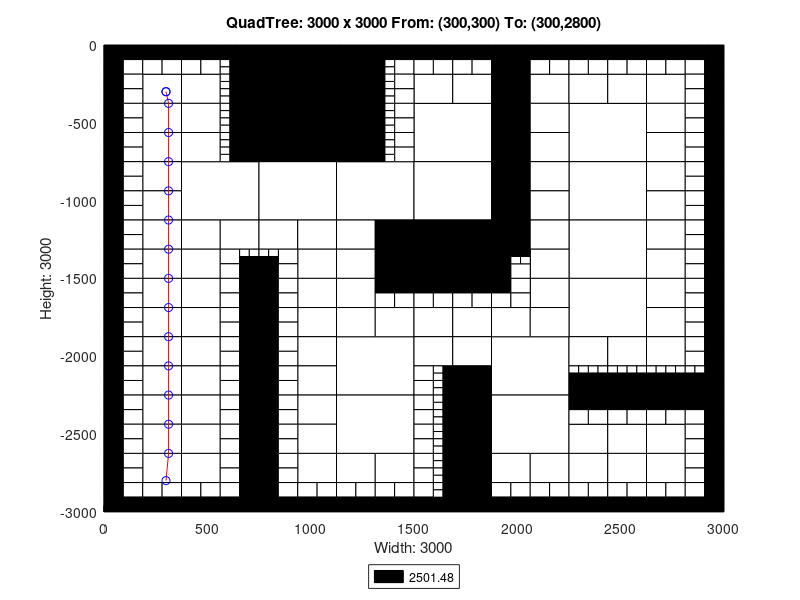

Source code (MATLAB):
axis([0 3000 -3000 0]);
title('QuadTree: 3000 x 3000 From: (300,300) To: (300,2800)');
xlabel('Width: 3000');
ylabel('Height: 3000');
rectangle('Position',[750 -375 375 375], 'FaceColor',[0 0 0]);
rectangle('Position',[750 -750 375 375], 'FaceColor',[0 0 0]);
rectangle('Position',[375 -1125 375 375], 'FaceColor',[1 1 1]);
rectangle('Position',[750 -1125 375 375], 'FaceColor',[1 1 1]);
rectangle('Position',[1125 -1125 375 375], 'FaceColor',[1 1 1]);
rectangle('Position',[1500 -750 375 375], 'FaceColor',[1 1 1]);
rectangle('Position',[2250 -750 375 375], 'FaceColor',[1 1 1]);
rectangle('Position',[1500 -1125 375 375], 'FaceColor',[1 1 1]);
rectangle('Position',[1500 -1500 375 375], 'FaceColor',[0 0 0]);
rectangle('Position',[2250 -1125 375 375], 'FaceColor',[1 1 1]);
rectangle('Position',[2250 -1500 375 375], 'FaceColor',[1 1 1]);
rectangle('Position',[1125 -2250 375 375], 'FaceColor',[1 1 1]);
rectangle('Position',[1125 -2625 375 375], 'FaceColor',[1 1 1]);
rectangle('Position',[1875 -2250 375 375], 'FaceColor',[1 1 1]);
rectangle('Position',[2250 -1875 375 375], 'FaceColor',[1 1 1]);
rectangle('Position',[1875 -2625 375 375], 'FaceColor',[1 1 1]);
rectangle('Position',[187.5 -375 187.5 187.5], 'FaceColor',[1 1 1]);
rectangle('Position',[375 -375 187.5 187.5], 'FaceColor',[1 1 1]);
rectangle('Position',[187.5 -562.5 187.5 187.5], 'FaceColor',[1 1 1]);
rectangle('Position',[187.5 -750 187.5 187.5], 'FaceColor',[1 1 1]);
rectangle('Position',[375 -562.5 187.5 187.5], 'FaceColor',[1 1 1]);
rectangle('Position',[375 -750 187.5 187.5], 'FaceColor',[1 1 1]);
rectangle('Position',[1125 -187.5 187.5 187.5], 'FaceColor',[0 0 0]);
rectangle('Position',[1125 -375 187.5 187.5], 'FaceColor',[0 0 0]);
rectangle('Position',[1125 -562.5 187.5 187.5], 'FaceColor',[0 0 0]);
rectangle('Position',[1125 -750 187.5 187.5], 'FaceColor',[0 0 0]);
rectangle('Position',[187.5 -937.5 187.5 187.5], 'FaceColor',[1 1 1]);
rectangle('Position',[187.5 -1125 187.5 187.5], 'FaceColor',[1 1 1]);
rectangle('Position',[187.5 -1312.5 187.5 187.5], 'FaceColor',[1 1 1]);
rectangle('Position',[187.5 -1500 187.5 187.5], 'FaceColor',[1 1 1]);
rectangle('Position',[375 -1312.5 187.5 187.5], 'FaceColor',[1 1 1]);
rectangle('Position',[562.5 -1312.5 187.5 187.5], 'FaceColor',[1 1 1]);
rectangle('Position',[375 -1500 187.5 187.5], 'FaceColor',[1 1 1]);
rectangle('Position',[750 -1312.5 187.5 187.5], 'FaceColor',[1 1 1]);
rectangle('Position',[937.5 -1312.5 187.5 187.5], 'FaceColor',[1 1 1]);
rectangle('Position',[937.5 -1500 187.5 187.5], 'FaceColor',[1 1 1]);
rectangle('Position',[1125 -1312.5 187.5 187.5], 'FaceColor',[1 1 1]);
rectangle('Position',[1312.5 -1312.5 187.5 187.5], 'FaceColor',[0 0 0]);
rectangle('Position',[1125 -1500 187.5 187.5], 'FaceColor',[1 1 1]);
rectangle('Position',[1312.5 -1500 187.5 187.5], 'FaceColor',[0 0 0]);
rectangle('Position',[1500 -375 187.5 187.5], 'FaceColor',[1 1 1]);
rectangle('Position',[1687.5 -375 187.5 187.5], 'FaceColor',[1 1 1]);
rectangle('Position',[1875 -187.5 187.5 187.5], 'FaceColor',[0 0 0]);
rectangle('Position',[1875 -375 187.5 187.5], 'FaceColor',[0 0 0]);
rectangle('Position',[2062.5 -375 187.5 187.5], 'FaceColor',[1 1 1]);
rectangle('Position',[1875 -562.5 187.5 187.5], 'FaceColor',[0 0 0]);
rectangle('Position',[2062.5 -562.5 187.5 187.5], 'FaceColor',[1 1 1]);
rectangle('Position',[1875 -750 187.5 187.5], 'FaceColor',[0 0 0]);
rectangle('Position',[2062.5 -750 187.5 187.5], 'FaceColor',[1 1 1]);
rectangle('Position',[2250 -375 187.5 187.5], 'FaceColor',[1 1 1]);
rectangle('Position',[2437.5 -375 187.5 187.5], 'FaceColor',[1 1 1]);
rectangle('Position',[2625 -375 187.5 187.5], 'FaceColor',[1 1 1]);
rectangle('Position',[2625 -562.5 187.5 187.5], 'FaceColor',[1 1 1]);
rectangle('Position',[2625 -750 187.5 187.5], 'FaceColor',[1 1 1]);
rectangle('Position',[1875 -937.5 187.5 187.5], 'FaceColor',[0 0 0]);
rectangle('Position',[2062.5 -937.5 187.5 187.5], 'FaceColor',[1 1 1]);
rectangle('Position',[1875 -1125 187.5 187.5], 'FaceColor',[0 0 0]);
rectangle('Position',[2062.5 -1125 187.5 187.5], 'FaceColor',[1 1 1]);
rectangle('Position',[1875 -1312.5 187.5 187.5], 'FaceColor',[0 0 0]);
rectangle('Position',[2062.5 -1312.5 187.5 187.5], 'FaceColor',[1 1 1]);
rectangle('Position',[2062.5 -1500 187.5 187.5], 'FaceColor',[1 1 1]);
rectangle('Position',[2625 -937.5 187.5 187.5], 'FaceColor',[1 1 1]);
rectangle('Position',[2625 -1125 187.5 187.5], 'FaceColor',[1 1 1]);
rectangle('Position',[2625 -1312.5 187.5 187.5], 'FaceColor',[1 1 1]);
rectangle('Position',[2625 -1500 187.5 187.5], 'FaceColor',[1 1 1]);
rectangle('Position',[187.5 -1687.5 187.5 187.5], 'FaceColor',[1 1 1]);
rectangle('Position',[187.5 -1875 187.5 187.5], 'FaceColor',[1 1 1]);
rectangle('Position',[375 -1687.5 187.5 187.5], 'FaceColor',[1 1 1]);
rectangle('Position',[375 -1875 187.5 187.5], 'FaceColor',[1 1 1]);
rectangle('Position',[187.5 -2062.5 187.5 187.5], 'FaceColor',[1 1 1]);
rectangle('Position',[187.5 -2250 187.5 187.5], 'FaceColor',[1 1 1]);
rectangle('Position',[375 -2062.5 187.5 187.5], 'FaceColor',[1 1 1]);
rectangle('Position',[375 -2250 187.5 187.5], 'FaceColor',[1 1 1]);
rectangle('Position',[937.5 -1687.5 187.5 187.5], 'FaceColor',[1 1 1]);
rectangle('Position',[937.5 -1875 187.5 187.5], 'FaceColor',[1 1 1]);
rectangle('Position',[1125 -1687.5 187.5 187.5], 'FaceColor',[1 1 1]);
rectangle('Position',[1125 -1875 187.5 187.5], 'FaceColor',[1 1 1]);
rectangle('Position',[1312.5 -1875 187.5 187.5], 'FaceColor',[1 1 1]);
rectangle('Position',[937.5 -2062.5 187.5 187.5], 'FaceColor',[1 1 1]);
rectangle('Position',[937.5 -2250 187.5 187.5], 'FaceColor',[1 1 1]);
rectangle('Position',[187.5 -2437.5 187.5 187.5], 'FaceColor',[1 1 1]);
rectangle('Position',[187.5 -2625 187.5 187.5], 'FaceColor',[1 1 1]);
rectangle('Position',[375 -2437.5 187.5 187.5], 'FaceColor',[1 1 1]);
rectangle('Position',[375 -2625 187.5 187.5], 'FaceColor',[1 1 1]);
rectangle('Position',[187.5 -2812.5 187.5 187.5], 'FaceColor',[1 1 1]);
rectangle('Position',[375 -2812.5 187.5 187.5], 'FaceColor',[1 1 1]);
rectangle('Position',[937.5 -2437.5 187.5 187.5], 'FaceColor',[1 1 1]);
rectangle('Position',[937.5 -2625 187.5 187.5], 'FaceColor',[1 1 1]);
rectangle('Position',[937.5 -2812.5 187.5 187.5], 'FaceColor',[1 1 1]);
rectangle('Position',[1125 -2812.5 187.5 187.5], 'FaceColor',[1 1 1]);
rectangle('Position',[1312.5 -2812.5 187.5 187.5], 'FaceColor',[1 1 1]);
rectangle('Position',[1500 -1875 187.5 187.5], 'FaceColor',[1 1 1]);
rectangle('Position',[1687.5 -1875 187.5 187.5], 'FaceColor',[1 1 1]);
rectangle('Position',[2062.5 -1687.5 187.5 187.5], 'FaceColor',[1 1 1]);
rectangle('Position',[1875 -1875 187.5 187.5], 'FaceColor',[1 1 1]);
rectangle('Position',[2062.5 -1875 187.5 187.5], 'FaceColor',[1 1 1]);
rectangle('Position',[1500 -2062.5 187.5 187.5], 'FaceColor',[1 1 1]);
rectangle('Position',[1687.5 -2062.5 187.5 187.5], 'FaceColor',[1 1 1]);
rectangle('Position',[1687.5 -2250 187.5 187.5], 'FaceColor',[0 0 0]);
rectangle('Position',[2625 -1687.5 187.5 187.5], 'FaceColor',[1 1 1]);
rectangle('Position',[2625 -1875 187.5 187.5], 'FaceColor',[1 1 1]);
rectangle('Position',[2250 -2062.5 187.5 187.5], 'FaceColor',[1 1 1]);
rectangle('Position',[2437.5 -2062.5 187.5 187.5], 'FaceColor',[1 1 1]);
rectangle('Position',[2625 -2062.5 187.5 187.5], 'FaceColor',[1 1 1]);
rectangle('Position',[1687.5 -2437.5 187.5 187.5], 'FaceColor',[0 0 0]);
rectangle('Position',[1687.5 -2625 187.5 187.5], 'FaceColor',[0 0 0]);
rectangle('Position',[1687.5 -2812.5 187.5 187.5], 'FaceColor',[0 0 0]);
rectangle('Position',[1687.5 -3000 187.5 187.5], 'FaceColor',[0 0 0]);
rectangle('Position',[1875 -2812.5 187.5 187.5], 'FaceColor',[1 1 1]);
rectangle('Position',[2062.5 -2812.5 187.5 187.5], 'FaceColor',[1 1 1]);
rectangle('Position',[2250 -2625 187.5 187.5], 'FaceColor',[1 1 1]);
rectangle('Position',[2437.5 -2625 187.5 187.5], 'FaceColor',[1 1 1]);
rectangle('Position',[2625 -2625 187.5 187.5], 'FaceColor',[1 1 1]);
rectangle('Position',[2250 -2812.5 187.5 187.5], 'FaceColor',[1 1 1]);
rectangle('Position',[2437.5 -2812.5 187.5 187.5], 'FaceColor',[1 1 1]);
rectangle('Position',[2625 -2812.5 187.5 187.5], 'FaceColor',[1 1 1]);
rectangle('Position',[0 -93.75 93.75 93.75], 'FaceColor',[0 0 0]);
rectangle('Position',[93.75 -93.75 93.75 93.75], 'FaceColor',[0 0 0]);
rectangle('Position',[0 -187.5 93.75 93.75], 'FaceColor',[0 0 0]);
rectangle('Position',[93.75 -187.5 93.75 93.75], 'FaceColor',[1 1 1]);
rectangle('Position',[187.5 -93.75 93.75 93.75], 'FaceColor',[0 0 0]);
rectangle('Position',[281.25 -93.75 93.75 93.75], 'FaceColor',[0 0 0]);
rectangle('Position',[187.5 -187.5 93.75 93.75], 'FaceColor',[1 1 1]);
rectangle('Position',[281.25 -187.5 93.75 93.75], 'FaceColor',[1 1 1]);
rectangle('Position',[0 -281.25 93.75 93.75], 'FaceColor',[0 0 0]);
rectangle('Position',[93.75 -281.25 93.75 93.75], 'FaceColor',[1 1 1]);
rectangle('Position',[0 -375 93.75 93.75], 'FaceColor',[0 0 0]);
rectangle('Position',[93.75 -375 93.75 93.75], 'FaceColor',[1 1 1]);
rectangle('Position',[375 -93.75 93.75 93.75], 'FaceColor',[0 0 0]);
rectangle('Position',[468.75 -93.75 93.75 93.75], 'FaceColor',[0 0 0]);
rectangle('Position',[375 -187.5 93.75 93.75], 'FaceColor',[1 1 1]);
rectangle('Position',[468.75 -187.5 93.75 93.75], 'FaceColor',[1 1 1]);
rectangle('Position',[562.5 -93.75 93.75 93.75], 'FaceColor',[0 0 0]);
rectangle('Position',[656.25 -93.75 93.75 93.75], 'FaceColor',[0 0 0]);
rectangle('Position',[656.25 -187.5 93.75 93.75], 'FaceColor',[0 0 0]);
rectangle('Position',[656.25 -281.25 93.75 93.75], 'FaceColor',[0 0 0]);
rectangle('Position',[656.25 -375 93.75 93.75], 'FaceColor',[0 0 0]);
rectangle('Position',[0 -468.75 93.75 93.75], 'FaceColor',[0 0 0]);
rectangle('Position',[93.75 -468.75 93.75 93.75], 'FaceColor',[1 1 1]);
rectangle('Position',[0 -562.5 93.75 93.75], 'FaceColor',[0 0 0]);
rectangle('Position',[93.75 -562.5 93.75 93.75], 'FaceColor',[1 1 1]);
rectangle('Position',[0 -656.25 93.75 93.75], 'FaceColor',[0 0 0]);
rectangle('Position',[93.75 -656.25 93.75 93.75], 'FaceColor',[1 1 1]);
rectangle('Position',[0 -750 93.75 93.75], 'FaceColor',[0 0 0]);
rectangle('Position',[93.75 -750 93.75 93.75], 'FaceColor',[1 1 1]);
rectangle('Position',[656.25 -468.75 93.75 93.75], 'FaceColor',[0 0 0]);
rectangle('Position',[656.25 -562.5 93.75 93.75], 'FaceColor',[0 0 0]);
rectangle('Position',[656.25 -656.25 93.75 93.75], 'FaceColor',[0 0 0]);
rectangle('Position',[656.25 -750 93.75 93.75], 'FaceColor',[0 0 0]);
rectangle('Position',[1312.5 -93.75 93.75 93.75], 'FaceColor',[0 0 0]);
rectangle('Position',[1406.25 -93.75 93.75 93.75], 'FaceColor',[0 0 0]);
rectangle('Position',[1406.25 -187.5 93.75 93.75], 'FaceColor',[1 1 1]);
rectangle('Position',[1406.25 -281.25 93.75 93.75], 'FaceColor',[1 1 1]);
rectangle('Position',[1406.25 -375 93.75 93.75], 'FaceColor',[1 1 1]);
rectangle('Position',[1406.25 -468.75 93.75 93.75], 'FaceColor',[1 1 1]);
rectangle('Position',[1406.25 -562.5 93.75 93.75], 'FaceColor',[1 1 1]);
rectangle('Position',[1406.25 -656.25 93.75 93.75], 'FaceColor',[1 1 1]);
rectangle('Position',[1406.25 -750 93.75 93.75], 'FaceColor',[1 1 1]);
rectangle('Position',[0 -843.75 93.75 93.75], 'FaceColor',[0 0 0]);
rectangle('Position',[93.75 -843.75 93.75 93.75], 'FaceColor',[1 1 1]);
rectangle('Position',[0 -937.5 93.75 93.75], 'FaceColor',[0 0 0]);
rectangle('Position',[93.75 -937.5 93.75 93.75], 'FaceColor',[1 1 1]);
rectangle('Position',[0 -1031.25 93.75 93.75], 'FaceColor',[0 0 0]);
rectangle('Position',[93.75 -1031.25 93.75 93.75], 'FaceColor',[1 1 1]);
rectangle('Position',[0 -1125 93.75 93.75], 'FaceColor',[0 0 0]);
rectangle('Position',[93.75 -1125 93.75 93.75], 'FaceColor',[1 1 1]);
rectangle('Position',[0 -1218.75 93.75 93.75], 'FaceColor',[0 0 0]);
rectangle('Position',[93.75 -1218.75 93.75 93.75], 'FaceColor',[1 1 1]);
rectangle('Position',[0 -1312.5 93.75 93.75], 'FaceColor',[0 0 0]);
rectangle('Position',[93.75 -1312.5 93.75 93.75], 'FaceColor',[1 1 1]);
rectangle('Position',[0 -1406.25 93.75 93.75], 'FaceColor',[0 0 0]);
rectangle('Position',[93.75 -1406.25 93.75 93.75], 'FaceColor',[1 1 1]);
rectangle('Position',[0 -1500 93.75 93.75], 'FaceColor',[0 0 0]);
rectangle('Position',[93.75 -1500 93.75 93.75], 'FaceColor',[1 1 1]);
rectangle('Position',[562.5 -1406.25 93.75 93.75], 'FaceColor',[1 1 1]);
rectangle('Position',[562.5 -1500 93.75 93.75], 'FaceColor',[1 1 1]);
rectangle('Position',[656.25 -1500 93.75 93.75], 'FaceColor',[0 0 0]);
rectangle('Position',[843.75 -1406.25 93.75 93.75], 'FaceColor',[1 1 1]);
rectangle('Position',[750 -1500 93.75 93.75], 'FaceColor',[0 0 0]);
rectangle('Position',[843.75 -1500 93.75 93.75], 'FaceColor',[1 1 1]);
rectangle('Position',[1500 -93.75 93.75 93.75], 'FaceColor',[0 0 0]);
rectangle('Position',[1593.75 -93.75 93.75 93.75], 'FaceColor',[0 0 0]);
rectangle('Position',[1500 -187.5 93.75 93.75], 'FaceColor',[1 1 1]);
rectangle('Position',[1593.75 -187.5 93.75 93.75], 'FaceColor',[1 1 1]);
rectangle('Position',[1687.5 -93.75 93.75 93.75], 'FaceColor',[0 0 0]);
rectangle('Position',[1781.25 -93.75 93.75 93.75], 'FaceColor',[0 0 0]);
rectangle('Position',[1687.5 -187.5 93.75 93.75], 'FaceColor',[1 1 1]);
rectangle('Position',[1781.25 -187.5 93.75 93.75], 'FaceColor',[1 1 1]);
rectangle('Position',[2062.5 -93.75 93.75 93.75], 'FaceColor',[0 0 0]);
rectangle('Position',[2156.25 -93.75 93.75 93.75], 'FaceColor',[0 0 0]);
rectangle('Position',[2062.5 -187.5 93.75 93.75], 'FaceColor',[1 1 1]);
rectangle('Position',[2156.25 -187.5 93.75 93.75], 'FaceColor',[1 1 1]);
rectangle('Position',[2250 -93.75 93.75 93.75], 'FaceColor',[0 0 0]);
rectangle('Position',[2343.75 -93.75 93.75 93.75], 'FaceColor',[0 0 0]);
rectangle('Position',[2250 -187.5 93.75 93.75], 'FaceColor',[1 1 1]);
rectangle('Position',[2343.75 -187.5 93.75 93.75], 'FaceColor',[1 1 1]);
rectangle('Position',[2437.5 -93.75 93.75 93.75], 'FaceColor',[0 0 0]);
rectangle('Position',[2531.25 -93.75 93.75 93.75], 'FaceColor',[0 0 0]);
rectangle('Position',[2437.5 -187.5 93.75 93.75], 'FaceColor',[1 1 1]);
rectangle('Position',[2531.25 -187.5 93.75 93.75], 'FaceColor',[1 1 1]);
rectangle('Position',[2625 -93.75 93.75 93.75], 'FaceColor',[0 0 0]);
rectangle('Position',[2718.75 -93.75 93.75 93.75], 'FaceColor',[0 0 0]);
rectangle('Position',[2625 -187.5 93.75 93.75], 'FaceColor',[1 1 1]);
rectangle('Position',[2718.75 -187.5 93.75 93.75], 'FaceColor',[1 1 1]);
rectangle('Position',[2812.5 -93.75 93.75 93.75], 'FaceColor',[0 0 0]);
rectangle('Position',[2906.25 -93.75 93.75 93.75], 'FaceColor',[0 0 0]);
rectangle('Position',[2812.5 -187.5 93.75 93.75], 'FaceColor',[1 1 1]);
rectangle('Position',[2906.25 -187.5 93.75 93.75], 'FaceColor',[0 0 0]);
rectangle('Position',[2812.5 -281.25 93.75 93.75], 'FaceColor',[1 1 1]);
rectangle('Position',[2906.25 -281.25 93.75 93.75], 'FaceColor',[0 0 0]);
rectangle('Position',[2812.5 -375 93.75 93.75], 'FaceColor',[1 1 1]);
rectangle('Position',[2906.25 -375 93.75 93.75], 'FaceColor',[0 0 0]);
rectangle('Position',[2812.5 -468.75 93.75 93.75], 'FaceColor',[1 1 1]);
rectangle('Position',[2906.25 -468.75 93.75 93.75], 'FaceColor',[0 0 0]);
rectangle('Position',[2812.5 -562.5 93.75 93.75], 'FaceColor',[1 1 1]);
rectangle('Position',[2906.25 -562.5 93.75 93.75], 'FaceColor',[0 0 0]);
rectangle('Position',[2812.5 -656.25 93.75 93.75], 'FaceColor',[1 1 1]);
rectangle('Position',[2906.25 -656.25 93.75 93.75], 'FaceColor',[0 0 0]);
rectangle('Position',[2812.5 -750 93.75 93.75], 'FaceColor',[1 1 1]);
rectangle('Position',[2906.25 -750 93.75 93.75], 'FaceColor',[0 0 0]);
rectangle('Position',[1875 -1406.25 93.75 93.75], 'FaceColor',[0 0 0]);
rectangle('Position',[1875 -1500 93.75 93.75], 'FaceColor',[0 0 0]);
rectangle('Position',[1968.75 -1500 93.75 93.75], 'FaceColor',[1 1 1]);
rectangle('Position',[2812.5 -843.75 93.75 93.75], 'FaceColor',[1 1 1]);
rectangle('Position',[2906.25 -843.75 93.75 93.75], 'FaceColor',[0 0 0]);
rectangle('Position',[2812.5 -937.5 93.75 93.75], 'FaceColor',[1 1 1]);
rectangle('Position',[2906.25 -937.5 93.75 93.75], 'FaceColor',[0 0 0]);
rectangle('Position',[2812.5 -1031.25 93.75 93.75], 'FaceColor',[1 1 1]);
rectangle('Position',[2906.25 -1031.25 93.75 93.75], 'FaceColor',[0 0 0]);
rectangle('Position',[2812.5 -1125 93.75 93.75], 'FaceColor',[1 1 1]);
rectangle('Position',[2906.25 -1125 93.75 93.75], 'FaceColor',[0 0 0]);
rectangle('Position',[2812.5 -1218.75 93.75 93.75], 'FaceColor',[1 1 1]);
rectangle('Position',[2906.25 -1218.75 93.75 93.75], 'FaceColor',[0 0 0]);
rectangle('Position',[2812.5 -1312.5 93.75 93.75], 'FaceColor',[1 1 1]);
rectangle('Position',[2906.25 -1312.5 93.75 93.75], 'FaceColor',[0 0 0]);
rectangle('Position',[2812.5 -1406.25 93.75 93.75], 'FaceColor',[1 1 1]);
rectangle('Position',[2906.25 -1406.25 93.75 93.75], 'FaceColor',[0 0 0]);
rectangle('Position',[2812.5 -1500 93.75 93.75], 'FaceColor',[1 1 1]);
rectangle('Position',[2906.25 -1500 93.75 93.75], 'FaceColor',[0 0 0]);
rectangle('Position',[0 -1593.75 93.75 93.75], 'FaceColor',[0 0 0]);
rectangle('Position',[93.75 -1593.75 93.75 93.75], 'FaceColor',[1 1 1]);
rectangle('Position',[0 -1687.5 93.75 93.75], 'FaceColor',[0 0 0]);
rectangle('Position',[93.75 -1687.5 93.75 93.75], 'FaceColor',[1 1 1]);
rectangle('Position',[0 -1781.25 93.75 93.75], 'FaceColor',[0 0 0]);
rectangle('Position',[93.75 -1781.25 93.75 93.75], 'FaceColor',[1 1 1]);
rectangle('Position',[0 -1875 93.75 93.75], 'FaceColor',[0 0 0]);
rectangle('Position',[93.75 -1875 93.75 93.75], 'FaceColor',[1 1 1]);
rectangle('Position',[562.5 -1593.75 93.75 93.75], 'FaceColor',[1 1 1]);
rectangle('Position',[656.25 -1593.75 93.75 93.75], 'FaceColor',[0 0 0]);
rectangle('Position',[562.5 -1687.5 93.75 93.75], 'FaceColor',[1 1 1]);
rectangle('Position',[656.25 -1687.5 93.75 93.75], 'FaceColor',[0 0 0]);
rectangle('Position',[562.5 -1781.25 93.75 93.75], 'FaceColor',[1 1 1]);
rectangle('Position',[656.25 -1781.25 93.75 93.75], 'FaceColor',[0 0 0]);
rectangle('Position',[562.5 -1875 93.75 93.75], 'FaceColor',[1 1 1]);
rectangle('Position',[656.25 -1875 93.75 93.75], 'FaceColor',[0 0 0]);
rectangle('Position',[0 -1968.75 93.75 93.75], 'FaceColor',[0 0 0]);
rectangle('Position',[93.75 -1968.75 93.75 93.75], 'FaceColor',[1 1 1]);
rectangle('Position',[0 -2062.5 93.75 93.75], 'FaceColor',[0 0 0]);
rectangle('Position',[93.75 -2062.5 93.75 93.75], 'FaceColor',[1 1 1]);
rectangle('Position',[0 -2156.25 93.75 93.75], 'FaceColor',[0 0 0]);
rectangle('Position',[93.75 -2156.25 93.75 93.75], 'FaceColor',[1 1 1]);
rectangle('Position',[0 -2250 93.75 93.75], 'FaceColor',[0 0 0]);
rectangle('Position',[93.75 -2250 93.75 93.75], 'FaceColor',[1 1 1]);
rectangle('Position',[562.5 -1968.75 93.75 93.75], 'FaceColor',[1 1 1]);
rectangle('Position',[656.25 -1968.75 93.75 93.75], 'FaceColor',[0 0 0]);
rectangle('Position',[562.5 -2062.5 93.75 93.75], 'FaceColor',[1 1 1]);
rectangle('Position',[656.25 -2062.5 93.75 93.75], 'FaceColor',[0 0 0]);
rectangle('Position',[562.5 -2156.25 93.75 93.75], 'FaceColor',[1 1 1]);
rectangle('Position',[656.25 -2156.25 93.75 93.75], 'FaceColor',[0 0 0]);
rectangle('Position',[562.5 -2250 93.75 93.75], 'FaceColor',[1 1 1]);
rectangle('Position',[656.25 -2250 93.75 93.75], 'FaceColor',[0 0 0]);
rectangle('Position',[750 -1593.75 93.75 93.75], 'FaceColor',[0 0 0]);
rectangle('Position',[843.75 -1593.75 93.75 93.75], 'FaceColor',[1 1 1]);
rectangle('Position',[750 -1687.5 93.75 93.75], 'FaceColor',[0 0 0]);
rectangle('Position',[843.75 -1687.5 93.75 93.75], 'FaceColor',[1 1 1]);
rectangle('Position',[750 -1781.25 93.75 93.75], 'FaceColor',[0 0 0]);
rectangle('Position',[843.75 -1781.25 93.75 93.75], 'FaceColor',[1 1 1]);
rectangle('Position',[750 -1875 93.75 93.75], 'FaceColor',[0 0 0]);
rectangle('Position',[843.75 -1875 93.75 93.75], 'FaceColor',[1 1 1]);
rectangle('Position',[1312.5 -1593.75 93.75 93.75], 'FaceColor',[0 0 0]);
rectangle('Position',[1406.25 -1593.75 93.75 93.75], 'FaceColor',[0 0 0]);
rectangle('Position',[1312.5 -1687.5 93.75 93.75], 'FaceColor',[1 1 1]);
rectangle('Position',[1406.25 -1687.5 93.75 93.75], 'FaceColor',[1 1 1]);
rectangle('Position',[750 -1968.75 93.75 93.75], 'FaceColor',[0 0 0]);
rectangle('Position',[843.75 -1968.75 93.75 93.75], 'FaceColor',[1 1 1]);
rectangle('Position',[750 -2062.5 93.75 93.75], 'FaceColor',[0 0 0]);
rectangle('Position',[843.75 -2062.5 93.75 93.75], 'FaceColor',[1 1 1]);
rectangle('Position',[750 -2156.25 93.75 93.75], 'FaceColor',[0 0 0]);
rectangle('Position',[843.75 -2156.25 93.75 93.75], 'FaceColor',[1 1 1]);
rectangle('Position',[750 -2250 93.75 93.75], 'FaceColor',[0 0 0]);
rectangle('Position',[843.75 -2250 93.75 93.75], 'FaceColor',[1 1 1]);
rectangle('Position',[0 -2343.75 93.75 93.75], 'FaceColor',[0 0 0]);
rectangle('Position',[93.75 -2343.75 93.75 93.75], 'FaceColor',[1 1 1]);
rectangle('Position',[0 -2437.5 93.75 93.75], 'FaceColor',[0 0 0]);
rectangle('Position',[93.75 -2437.5 93.75 93.75], 'FaceColor',[1 1 1]);
rectangle('Position',[0 -2531.25 93.75 93.75], 'FaceColor',[0 0 0]);
rectangle('Position',[93.75 -2531.25 93.75 93.75], 'FaceColor',[1 1 1]);
rectangle('Position',[0 -2625 93.75 93.75], 'FaceColor',[0 0 0]);
rectangle('Position',[93.75 -2625 93.75 93.75], 'FaceColor',[1 1 1]);
rectangle('Position',[562.5 -2343.75 93.75 93.75], 'FaceColor',[1 1 1]);
rectangle('Position',[656.25 -2343.75 93.75 93.75], 'FaceColor',[0 0 0]);
rectangle('Position',[562.5 -2437.5 93.75 93.75], 'FaceColor',[1 1 1]);
rectangle('Position',[656.25 -2437.5 93.75 93.75], 'FaceColor',[0 0 0]);
rectangle('Position',[562.5 -2531.25 93.75 93.75], 'FaceColor',[1 1 1]);
rectangle('Position',[656.25 -2531.25 93.75 93.75], 'FaceColor',[0 0 0]);
rectangle('Position',[562.5 -2625 93.75 93.75], 'FaceColor',[1 1 1]);
rectangle('Position',[656.25 -2625 93.75 93.75], 'FaceColor',[0 0 0]);
rectangle('Position',[0 -2718.75 93.75 93.75], 'FaceColor',[0 0 0]);
rectangle('Position',[93.75 -2718.75 93.75 93.75], 'FaceColor',[1 1 1]);
rectangle('Position',[0 -2812.5 93.75 93.75], 'FaceColor',[0 0 0]);
rectangle('Position',[93.75 -2812.5 93.75 93.75], 'FaceColor',[1 1 1]);
rectangle('Position',[0 -2906.25 93.75 93.75], 'FaceColor',[0 0 0]);
rectangle('Position',[93.75 -2906.25 93.75 93.75], 'FaceColor',[1 1 1]);
rectangle('Position',[0 -3000 93.75 93.75], 'FaceColor',[0 0 0]);
rectangle('Position',[93.75 -3000 93.75 93.75], 'FaceColor',[0 0 0]);
rectangle('Position',[187.5 -2906.25 93.75 93.75], 'FaceColor',[1 1 1]);
rectangle('Position',[281.25 -2906.25 93.75 93.75], 'FaceColor',[1 1 1]);
rectangle('Position',[187.5 -3000 93.75 93.75], 'FaceColor',[0 0 0]);
rectangle('Position',[281.25 -3000 93.75 93.75], 'FaceColor',[0 0 0]);
rectangle('Position',[562.5 -2718.75 93.75 93.75], 'FaceColor',[1 1 1]);
rectangle('Position',[656.25 -2718.75 93.75 93.75], 'FaceColor',[0 0 0]);
rectangle('Position',[562.5 -2812.5 93.75 93.75], 'FaceColor',[1 1 1]);
rectangle('Position',[656.25 -2812.5 93.75 93.75], 'FaceColor',[0 0 0]);
rectangle('Position',[375 -2906.25 93.75 93.75], 'FaceColor',[1 1 1]);
rectangle('Position',[468.75 -2906.25 93.75 93.75], 'FaceColor',[1 1 1]);
rectangle('Position',[375 -3000 93.75 93.75], 'FaceColor',[0 0 0]);
rectangle('Position',[468.75 -3000 93.75 93.75], 'FaceColor',[0 0 0]);
rectangle('Position',[562.5 -2906.25 93.75 93.75], 'FaceColor',[1 1 1]);
rectangle('Position',[656.25 -2906.25 93.75 93.75], 'FaceColor',[0 0 0]);
rectangle('Position',[562.5 -3000 93.75 93.75], 'FaceColor',[0 0 0]);
rectangle('Position',[656.25 -3000 93.75 93.75], 'FaceColor',[0 0 0]);
rectangle('Position',[750 -2343.75 93.75 93.75], 'FaceColor',[0 0 0]);
rectangle('Position',[843.75 -2343.75 93.75 93.75], 'FaceColor',[1 1 1]);
rectangle('Position',[750 -2437.5 93.75 93.75], 'FaceColor',[0 0 0]);
rectangle('Position',[843.75 -2437.5 93.75 93.75], 'FaceColor',[1 1 1]);
rectangle('Position',[750 -2531.25 93.75 93.75], 'FaceColor',[0 0 0]);
rectangle('Position',[843.75 -2531.25 93.75 93.75], 'FaceColor',[1 1 1]);
rectangle('Position',[750 -2625 93.75 93.75], 'FaceColor',[0 0 0]);
rectangle('Position',[843.75 -2625 93.75 93.75], 'FaceColor',[1 1 1]);
rectangle('Position',[750 -2718.75 93.75 93.75], 'FaceColor',[0 0 0]);
rectangle('Position',[843.75 -2718.75 93.75 93.75], 'FaceColor',[1 1 1]);
rectangle('Position',[750 -2812.5 93.75 93.75], 'FaceColor',[0 0 0]);
rectangle('Position',[843.75 -2812.5 93.75 93.75], 'FaceColor',[1 1 1]);
rectangle('Position',[750 -2906.25 93.75 93.75], 'FaceColor',[0 0 0]);
rectangle('Position',[843.75 -2906.25 93.75 93.75], 'FaceColor',[1 1 1]);
rectangle('Position',[750 -3000 93.75 93.75], 'FaceColor',[0 0 0]);
rectangle('Position',[843.75 -3000 93.75 93.75], 'FaceColor',[0 0 0]);
rectangle('Position',[937.5 -2906.25 93.75 93.75], 'FaceColor',[1 1 1]);
rectangle('Position',[1031.25 -2906.25 93.75 93.75], 'FaceColor',[1 1 1]);
rectangle('Position',[937.5 -3000 93.75 93.75], 'FaceColor',[0 0 0]);
rectangle('Position',[1031.25 -3000 93.75 93.75], 'FaceColor',[0 0 0]);
rectangle('Position',[1125 -2906.25 93.75 93.75], 'FaceColor',[1 1 1]);
rectangle('Position',[1218.75 -2906.25 93.75 93.75], 'FaceColor',[1 1 1]);
rectangle('Position',[1125 -3000 93.75 93.75], 'FaceColor',[0 0 0]);
rectangle('Position',[1218.75 -3000 93.75 93.75], 'FaceColor',[0 0 0]);
rectangle('Position',[1312.5 -2906.25 93.75 93.75], 'FaceColor',[1 1 1]);
rectangle('Position',[1406.25 -2906.25 93.75 93.75], 'FaceColor',[1 1 1]);
rectangle('Position',[1312.5 -3000 93.75 93.75], 'FaceColor',[0 0 0]);
rectangle('Position',[1406.25 -3000 93.75 93.75], 'FaceColor',[0 0 0]);
rectangle('Position',[1500 -1593.75 93.75 93.75], 'FaceColor',[0 0 0]);
rectangle('Position',[1593.75 -1593.75 93.75 93.75], 'FaceColor',[0 0 0]);
rectangle('Position',[1500 -1687.5 93.75 93.75], 'FaceColor',[1 1 1]);
rectangle('Position',[1593.75 -1687.5 93.75 93.75], 'FaceColor',[1 1 1]);
rectangle('Position',[1687.5 -1593.75 93.75 93.75], 'FaceColor',[0 0 0]);
rectangle('Position',[1781.25 -1593.75 93.75 93.75], 'FaceColor',[0 0 0]);
rectangle('Position',[1687.5 -1687.5 93.75 93.75], 'FaceColor',[1 1 1]);
rectangle('Position',[1781.25 -1687.5 93.75 93.75], 'FaceColor',[1 1 1]);
rectangle('Position',[1875 -1593.75 93.75 93.75], 'FaceColor',[0 0 0]);
rectangle('Position',[1968.75 -1593.75 93.75 93.75], 'FaceColor',[1 1 1]);
rectangle('Position',[1875 -1687.5 93.75 93.75], 'FaceColor',[1 1 1]);
rectangle('Position',[1968.75 -1687.5 93.75 93.75], 'FaceColor',[1 1 1]);
rectangle('Position',[1500 -2156.25 93.75 93.75], 'FaceColor',[1 1 1]);
rectangle('Position',[1500 -2250 93.75 93.75], 'FaceColor',[1 1 1]);
rectangle('Position',[2812.5 -1593.75 93.75 93.75], 'FaceColor',[1 1 1]);
rectangle('Position',[2906.25 -1593.75 93.75 93.75], 'FaceColor',[0 0 0]);
rectangle('Position',[2812.5 -1687.5 93.75 93.75], 'FaceColor',[1 1 1]);
rectangle('Position',[2906.25 -1687.5 93.75 93.75], 'FaceColor',[0 0 0]);
rectangle('Position',[2812.5 -1781.25 93.75 93.75], 'FaceColor',[1 1 1]);
rectangle('Position',[2906.25 -1781.25 93.75 93.75], 'FaceColor',[0 0 0]);
rectangle('Position',[2812.5 -1875 93.75 93.75], 'FaceColor',[1 1 1]);
rectangle('Position',[2906.25 -1875 93.75 93.75], 'FaceColor',[0 0 0]);
rectangle('Position',[2250 -2250 93.75 93.75], 'FaceColor',[0 0 0]);
rectangle('Position',[2343.75 -2250 93.75 93.75], 'FaceColor',[0 0 0]);
rectangle('Position',[2437.5 -2250 93.75 93.75], 'FaceColor',[0 0 0]);
rectangle('Position',[2531.25 -2250 93.75 93.75], 'FaceColor',[0 0 0]);
rectangle('Position',[2812.5 -1968.75 93.75 93.75], 'FaceColor',[1 1 1]);
rectangle('Position',[2906.25 -1968.75 93.75 93.75], 'FaceColor',[0 0 0]);
rectangle('Position',[2812.5 -2062.5 93.75 93.75], 'FaceColor',[1 1 1]);
rectangle('Position',[2906.25 -2062.5 93.75 93.75], 'FaceColor',[0 0 0]);
rectangle('Position',[2625 -2250 93.75 93.75], 'FaceColor',[0 0 0]);
rectangle('Position',[2718.75 -2250 93.75 93.75], 'FaceColor',[0 0 0]);
rectangle('Position',[2906.25 -2156.25 93.75 93.75], 'FaceColor',[0 0 0]);
rectangle('Position',[2812.5 -2250 93.75 93.75], 'FaceColor',[0 0 0]);
rectangle('Position',[2906.25 -2250 93.75 93.75], 'FaceColor',[0 0 0]);
rectangle('Position',[1500 -2343.75 93.75 93.75], 'FaceColor',[1 1 1]);
rectangle('Position',[1500 -2437.5 93.75 93.75], 'FaceColor',[1 1 1]);
rectangle('Position',[1500 -2531.25 93.75 93.75], 'FaceColor',[1 1 1]);
rectangle('Position',[1500 -2625 93.75 93.75], 'FaceColor',[1 1 1]);
rectangle('Position',[1500 -2718.75 93.75 93.75], 'FaceColor',[1 1 1]);
rectangle('Position',[1500 -2812.5 93.75 93.75], 'FaceColor',[1 1 1]);
rectangle('Position',[1500 -2906.25 93.75 93.75], 'FaceColor',[1 1 1]);
rectangle('Position',[1500 -3000 93.75 93.75], 'FaceColor',[0 0 0]);
rectangle('Position',[1593.75 -3000 93.75 93.75], 'FaceColor',[0 0 0]);
rectangle('Position',[1875 -2906.25 93.75 93.75], 'FaceColor',[1 1 1]);
rectangle('Position',[1968.75 -2906.25 93.75 93.75], 'FaceColor',[1 1 1]);
rectangle('Position',[1875 -3000 93.75 93.75], 'FaceColor',[0 0 0]);
rectangle('Position',[1968.75 -3000 93.75 93.75], 'FaceColor',[0 0 0]);
rectangle('Position',[2062.5 -2906.25 93.75 93.75], 'FaceColor',[1 1 1]);
rectangle('Position',[2156.25 -2906.25 93.75 93.75], 'FaceColor',[1 1 1]);
rectangle('Position',[2062.5 -3000 93.75 93.75], 'FaceColor',[0 0 0]);
rectangle('Position',[2156.25 -3000 93.75 93.75], 'FaceColor',[0 0 0]);
rectangle('Position',[2250 -2343.75 93.75 93.75], 'FaceColor',[0 0 0]);
rectangle('Position',[2343.75 -2343.75 93.75 93.75], 'FaceColor',[0 0 0]);
rectangle('Position',[2250 -2437.5 93.75 93.75], 'FaceColor',[1 1 1]);
rectangle('Position',[2343.75 -2437.5 93.75 93.75], 'FaceColor',[1 1 1]);
rectangle('Position',[2437.5 -2343.75 93.75 93.75], 'FaceColor',[0 0 0]);
rectangle('Position',[2531.25 -2343.75 93.75 93.75], 'FaceColor',[0 0 0]);
rectangle('Position',[2437.5 -2437.5 93.75 93.75], 'FaceColor',[1 1 1]);
rectangle('Position',[2531.25 -2437.5 93.75 93.75], 'FaceColor',[1 1 1]);
rectangle('Position',[2625 -2343.75 93.75 93.75], 'FaceColor',[0 0 0]);
rectangle('Position',[2718.75 -2343.75 93.75 93.75], 'FaceColor',[0 0 0]);
rectangle('Position',[2625 -2437.5 93.75 93.75], 'FaceColor',[1 1 1]);
rectangle('Position',[2718.75 -2437.5 93.75 93.75], 'FaceColor',[1 1 1]);
rectangle('Position',[2812.5 -2343.75 93.75 93.75], 'FaceColor',[0 0 0]);
rectangle('Position',[2906.25 -2343.75 93.75 93.75], 'FaceColor',[0 0 0]);
rectangle('Position',[2812.5 -2437.5 93.75 93.75], 'FaceColor',[1 1 1]);
rectangle('Position',[2906.25 -2437.5 93.75 93.75], 'FaceColor',[0 0 0]);
rectangle('Position',[2812.5 -2531.25 93.75 93.75], 'FaceColor',[1 1 1]);
rectangle('Position',[2906.25 -2531.25 93.75 93.75], 'FaceColor',[0 0 0]);
rectangle('Position',[2812.5 -2625 93.75 93.75], 'FaceColor',[1 1 1]);
rectangle('Position',[2906.25 -2625 93.75 93.75], 'FaceColor',[0 0 0]);
rectangle('Position',[2250 -2906.25 93.75 93.75], 'FaceColor',[1 1 1]);
rectangle('Position',[2343.75 -2906.25 93.75 93.75], 'FaceColor',[1 1 1]);
rectangle('Position',[2250 -3000 93.75 93.75], 'FaceColor',[0 0 0]);
rectangle('Position',[2343.75 -3000 93.75 93.75], 'FaceColor',[0 0 0]);
rectangle('Position',[2437.5 -2906.25 93.75 93.75], 'FaceColor',[1 1 1]);
rectangle('Position',[2531.25 -2906.25 93.75 93.75], 'FaceColor',[1 1 1]);
rectangle('Position',[2437.5 -3000 93.75 93.75], 'FaceColor',[0 0 0]);
rectangle('Position',[2531.25 -3000 93.75 93.75], 'FaceColor',[0 0 0]);
rectangle('Position',[2812.5 -2718.75 93.75 93.75], 'FaceColor',[1 1 1]);
rectangle('Position',[2906.25 -2718.75 93.75 93.75], 'FaceColor',[0 0 0]);
rectangle('Position',[2812.5 -2812.5 93.75 93.75], 'FaceColor',[1 1 1]);
rectangle('Position',[2906.25 -2812.5 93.75 93.75], 'FaceColor',[0 0 0]);
rectangle('Position',[2625 -2906.25 93.75 93.75], 'FaceColor',[1 1 1]);
rectangle('Position',[2718.75 -2906.25 93.75 93.75], 'FaceColor',[1 1 1]);
rectangle('Position',[2625 -3000 93.75 93.75], 'FaceColor',[0 0 0]);
rectangle('Position',[2718.75 -3000 93.75 93.75], 'FaceColor',[0 0 0]);
rectangle('Position',[2812.5 -2906.25 93.75 93.75], 'FaceColor',[1 1 1]);
rectangle('Position',[2906.25 -2906.25 93.75 93.75], 'FaceColor',[0 0 0]);
rectangle('Position',[2812.5 -3000 93.75 93.75], 'FaceColor',[0 0 0]);
rectangle('Position',[2906.25 -3000 93.75 93.75], 'FaceColor',[0 0 0]);
rectangle('Position',[562.5 -140.625 46.875 46.875], 'FaceColor',[1 1 1]);
rectangle('Position',[609.375 -140.625 46.875 46.875], 'FaceColor',[0 0 0]);
rectangle('Position',[562.5 -187.5 46.875 46.875], 'FaceColor',[1 1 1]);
rectangle('Position',[609.375 -187.5 46.875 46.875], 'FaceColor',[0 0 0]);
rectangle('Position',[562.5 -234.375 46.875 46.875], 'FaceColor',[1 1 1]);
rectangle('Position',[609.375 -234.375 46.875 46.875], 'FaceColor',[0 0 0]);
rectangle('Position',[562.5 -281.25 46.875 46.875], 'FaceColor',[1 1 1]);
rectangle('Position',[609.375 -281.25 46.875 46.875], 'FaceColor',[0 0 0]);
rectangle('Position',[562.5 -328.125 46.875 46.875], 'FaceColor',[1 1 1]);
rectangle('Position',[609.375 -328.125 46.875 46.875], 'FaceColor',[0 0 0]);
rectangle('Position',[562.5 -375 46.875 46.875], 'FaceColor',[1 1 1]);
rectangle('Position',[609.375 -375 46.875 46.875], 'FaceColor',[0 0 0]);
rectangle('Position',[562.5 -421.875 46.875 46.875], 'FaceColor',[1 1 1]);
rectangle('Position',[609.375 -421.875 46.875 46.875], 'FaceColor',[0 0 0]);
rectangle('Position',[562.5 -468.75 46.875 46.875], 'FaceColor',[1 1 1]);
rectangle('Position',[609.375 -468.75 46.875 46.875], 'FaceColor',[0 0 0]);
rectangle('Position',[562.5 -515.625 46.875 46.875], 'FaceColor',[1 1 1]);
rectangle('Position',[609.375 -515.625 46.875 46.875], 'FaceColor',[0 0 0]);
rectangle('Position',[562.5 -562.5 46.875 46.875], 'FaceColor',[1 1 1]);
rectangle('Position',[609.375 -562.5 46.875 46.875], 'FaceColor',[0 0 0]);
rectangle('Position',[562.5 -609.375 46.875 46.875], 'FaceColor',[1 1 1]);
rectangle('Position',[609.375 -609.375 46.875 46.875], 'FaceColor',[0 0 0]);
rectangle('Position',[562.5 -656.25 46.875 46.875], 'FaceColor',[1 1 1]);
rectangle('Position',[609.375 -656.25 46.875 46.875], 'FaceColor',[0 0 0]);
rectangle('Position',[562.5 -703.125 46.875 46.875], 'FaceColor',[1 1 1]);
rectangle('Position',[609.375 -703.125 46.875 46.875], 'FaceColor',[0 0 0]);
rectangle('Position',[562.5 -750 46.875 46.875], 'FaceColor',[1 1 1]);
rectangle('Position',[609.375 -750 46.875 46.875], 'FaceColor',[0 0 0]);
rectangle('Position',[1312.5 -140.625 46.875 46.875], 'FaceColor',[0 0 0]);
rectangle('Position',[1359.38 -140.625 46.875 46.875], 'FaceColor',[1 1 1]);
rectangle('Position',[1312.5 -187.5 46.875 46.875], 'FaceColor',[0 0 0]);
rectangle('Position',[1359.38 -187.5 46.875 46.875], 'FaceColor',[1 1 1]);
rectangle('Position',[1312.5 -234.375 46.875 46.875], 'FaceColor',[0 0 0]);
rectangle('Position',[1359.38 -234.375 46.875 46.875], 'FaceColor',[1 1 1]);
rectangle('Position',[1312.5 -281.25 46.875 46.875], 'FaceColor',[0 0 0]);
rectangle('Position',[1359.38 -281.25 46.875 46.875], 'FaceColor',[1 1 1]);
rectangle('Position',[1312.5 -328.125 46.875 46.875], 'FaceColor',[0 0 0]);
rectangle('Position',[1359.38 -328.125 46.875 46.875], 'FaceColor',[1 1 1]);
rectangle('Position',[1312.5 -375 46.875 46.875], 'FaceColor',[0 0 0]);
rectangle('Position',[1359.38 -375 46.875 46.875], 'FaceColor',[1 1 1]);
rectangle('Position',[1312.5 -421.875 46.875 46.875], 'FaceColor',[0 0 0]);
rectangle('Position',[1359.38 -421.875 46.875 46.875], 'FaceColor',[1 1 1]);
rectangle('Position',[1312.5 -468.75 46.875 46.875], 'FaceColor',[0 0 0]);
rectangle('Position',[1359.38 -468.75 46.875 46.875], 'FaceColor',[1 1 1]);
rectangle('Position',[1312.5 -515.625 46.875 46.875], 'FaceColor',[0 0 0]);
rectangle('Position',[1359.38 -515.625 46.875 46.875], 'FaceColor',[1 1 1]);
rectangle('Position',[1312.5 -562.5 46.875 46.875], 'FaceColor',[0 0 0]);
rectangle('Position',[1359.38 -562.5 46.875 46.875], 'FaceColor',[1 1 1]);
rectangle('Position',[1312.5 -609.375 46.875 46.875], 'FaceColor',[0 0 0]);
rectangle('Position',[1359.38 -609.375 46.875 46.875], 'FaceColor',[1 1 1]);
rectangle('Position',[1312.5 -656.25 46.875 46.875], 'FaceColor',[0 0 0]);
rectangle('Position',[1359.38 -656.25 46.875 46.875], 'FaceColor',[1 1 1]);
rectangle('Position',[1312.5 -703.125 46.875 46.875], 'FaceColor',[0 0 0]);
rectangle('Position',[1359.38 -703.125 46.875 46.875], 'FaceColor',[1 1 1]);
rectangle('Position',[1312.5 -750 46.875 46.875], 'FaceColor',[0 0 0]);
rectangle('Position',[1359.38 -750 46.875 46.875], 'FaceColor',[1 1 1]);
rectangle('Position',[656.25 -1359.38 46.875 46.875], 'FaceColor',[1 1 1]);
rectangle('Position',[703.125 -1359.38 46.875 46.875], 'FaceColor',[1 1 1]);
rectangle('Position',[656.25 -1406.25 46.875 46.875], 'FaceColor',[0 0 0]);
rectangle('Position',[703.125 -1406.25 46.875 46.875], 'FaceColor',[0 0 0]);
rectangle('Position',[750 -1359.38 46.875 46.875], 'FaceColor',[1 1 1]);
rectangle('Position',[796.875 -1359.38 46.875 46.875], 'FaceColor',[1 1 1]);
rectangle('Position',[750 -1406.25 46.875 46.875], 'FaceColor',[0 0 0]);
rectangle('Position',[796.875 -1406.25 46.875 46.875], 'FaceColor',[0 0 0]);
rectangle('Position',[1968.75 -1359.38 46.875 46.875], 'FaceColor',[0 0 0]);
rectangle('Position',[2015.62 -1359.38 46.875 46.875], 'FaceColor',[0 0 0]);
rectangle('Position',[1968.75 -1406.25 46.875 46.875], 'FaceColor',[1 1 1]);
rectangle('Position',[2015.62 -1406.25 46.875 46.875], 'FaceColor',[1 1 1]);
rectangle('Position',[1593.75 -2109.38 46.875 46.875], 'FaceColor',[1 1 1]);
rectangle('Position',[1640.62 -2109.38 46.875 46.875], 'FaceColor',[0 0 0]);
rectangle('Position',[1593.75 -2156.25 46.875 46.875], 'FaceColor',[1 1 1]);
rectangle('Position',[1640.62 -2156.25 46.875 46.875], 'FaceColor',[0 0 0]);
rectangle('Position',[1593.75 -2203.12 46.875 46.875], 'FaceColor',[1 1 1]);
rectangle('Position',[1640.62 -2203.12 46.875 46.875], 'FaceColor',[0 0 0]);
rectangle('Position',[1593.75 -2250 46.875 46.875], 'FaceColor',[1 1 1]);
rectangle('Position',[1640.62 -2250 46.875 46.875], 'FaceColor',[0 0 0]);
rectangle('Position',[2250 -2109.38 46.875 46.875], 'FaceColor',[1 1 1]);
rectangle('Position',[2296.88 -2109.38 46.875 46.875], 'FaceColor',[1 1 1]);
rectangle('Position',[2250 -2156.25 46.875 46.875], 'FaceColor',[0 0 0]);
rectangle('Position',[2296.88 -2156.25 46.875 46.875], 'FaceColor',[0 0 0]);
rectangle('Position',[2343.75 -2109.38 46.875 46.875], 'FaceColor',[1 1 1]);
rectangle('Position',[2390.62 -2109.38 46.875 46.875], 'FaceColor',[1 1 1]);
rectangle('Position',[2343.75 -2156.25 46.875 46.875], 'FaceColor',[0 0 0]);
rectangle('Position',[2390.62 -2156.25 46.875 46.875], 'FaceColor',[0 0 0]);
rectangle('Position',[2437.5 -2109.38 46.875 46.875], 'FaceColor',[1 1 1]);
rectangle('Position',[2484.38 -2109.38 46.875 46.875], 'FaceColor',[1 1 1]);
rectangle('Position',[2437.5 -2156.25 46.875 46.875], 'FaceColor',[0 0 0]);
rectangle('Position',[2484.38 -2156.25 46.875 46.875], 'FaceColor',[0 0 0]);
rectangle('Position',[2531.25 -2109.38 46.875 46.875], 'FaceColor',[1 1 1]);
rectangle('Position',[2578.12 -2109.38 46.875 46.875], 'FaceColor',[1 1 1]);
rectangle('Position',[2531.25 -2156.25 46.875 46.875], 'FaceColor',[0 0 0]);
rectangle('Position',[2578.12 -2156.25 46.875 46.875], 'FaceColor',[0 0 0]);
rectangle('Position',[2625 -2109.38 46.875 46.875], 'FaceColor',[1 1 1]);
rectangle('Position',[2671.88 -2109.38 46.875 46.875], 'FaceColor',[1 1 1]);
rectangle('Position',[2625 -2156.25 46.875 46.875], 'FaceColor',[0 0 0]);
rectangle('Position',[2671.88 -2156.25 46.875 46.875], 'FaceColor',[0 0 0]);
rectangle('Position',[2718.75 -2109.38 46.875 46.875], 'FaceColor',[1 1 1]);
rectangle('Position',[2765.62 -2109.38 46.875 46.875], 'FaceColor',[1 1 1]);
rectangle('Position',[2718.75 -2156.25 46.875 46.875], 'FaceColor',[0 0 0]);
rectangle('Position',[2765.62 -2156.25 46.875 46.875], 'FaceColor',[0 0 0]);
rectangle('Position',[2812.5 -2109.38 46.875 46.875], 'FaceColor',[1 1 1]);
rectangle('Position',[2859.38 -2109.38 46.875 46.875], 'FaceColor',[1 1 1]);
rectangle('Position',[2812.5 -2156.25 46.875 46.875], 'FaceColor',[0 0 0]);
rectangle('Position',[2859.38 -2156.25 46.875 46.875], 'FaceColor',[0 0 0]);
rectangle('Position',[1593.75 -2296.88 46.875 46.875], 'FaceColor',[1 1 1]);
rectangle('Position',[1640.62 -2296.88 46.875 46.875], 'FaceColor',[0 0 0]);
rectangle('Position',[1593.75 -2343.75 46.875 46.875], 'FaceColor',[1 1 1]);
rectangle('Position',[1640.62 -2343.75 46.875 46.875], 'FaceColor',[0 0 0]);
rectangle('Position',[1593.75 -2390.62 46.875 46.875], 'FaceColor',[1 1 1]);
rectangle('Position',[1640.62 -2390.62 46.875 46.875], 'FaceColor',[0 0 0]);
rectangle('Position',[1593.75 -2437.5 46.875 46.875], 'FaceColor',[1 1 1]);
rectangle('Position',[1640.62 -2437.5 46.875 46.875], 'FaceColor',[0 0 0]);
rectangle('Position',[1593.75 -2484.38 46.875 46.875], 'FaceColor',[1 1 1]);
rectangle('Position',[1640.62 -2484.38 46.875 46.875], 'FaceColor',[0 0 0]);
rectangle('Position',[1593.75 -2531.25 46.875 46.875], 'FaceColor',[1 1 1]);
rectangle('Position',[1640.62 -2531.25 46.875 46.875], 'FaceColor',[0 0 0]);
rectangle('Position',[1593.75 -2578.12 46.875 46.875], 'FaceColor',[1 1 1]);
rectangle('Position',[1640.62 -2578.12 46.875 46.875], 'FaceColor',[0 0 0]);
rectangle('Position',[1593.75 -2625 46.875 46.875], 'FaceColor',[1 1 1]);
rectangle('Position',[1640.62 -2625 46.875 46.875], 'FaceColor',[0 0 0]);
rectangle('Position',[1593.75 -2671.88 46.875 46.875], 'FaceColor',[1 1 1]);
rectangle('Position',[1640.62 -2671.88 46.875 46.875], 'FaceColor',[0 0 0]);
rectangle('Position',[1593.75 -2718.75 46.875 46.875], 'FaceColor',[1 1 1]);
rectangle('Position',[1640.62 -2718.75 46.875 46.875], 'FaceColor',[0 0 0]);
rectangle('Position',[1593.75 -2765.62 46.875 46.875], 'FaceColor',[1 1 1]);
rectangle('Position',[1640.62 -2765.62 46.875 46.875], 'FaceColor',[0 0 0]);
rectangle('Position',[1593.75 -2812.5 46.875 46.875], 'FaceColor',[1 1 1]);
rectangle('Position',[1640.62 -2812.5 46.875 46.875], 'FaceColor',[0 0 0]);
rectangle('Position',[1593.75 -2859.38 46.875 46.875], 'FaceColor',[1 1 1]);
rectangle('Position',[1640.62 -2859.38 46.875 46.875], 'FaceColor',[0 0 0]);
rectangle('Position',[1593.75 -2906.25 46.875 46.875], 'FaceColor',[1 1 1]);
rectangle('Position',[1640.62 -2906.25 46.875 46.875], 'FaceColor',[0 0 0]);
X=[300,312.5,312.5,312.5,312.5,312.5,312.5,312.5,312.5,312.5,312.5,312.5,312.5,312.5,300,300];
Y=[-2800,-2625,-2437.5,-2250,-2062.5,-1875,-1687.5,-1500,-1312.5,-1125,-937.5,-750,-562.5,-375,-300,-300];
hold on;
plot(X,Y,'r');
plot(X,Y,'bo');
legend('2501.48','Location','southoutside');
